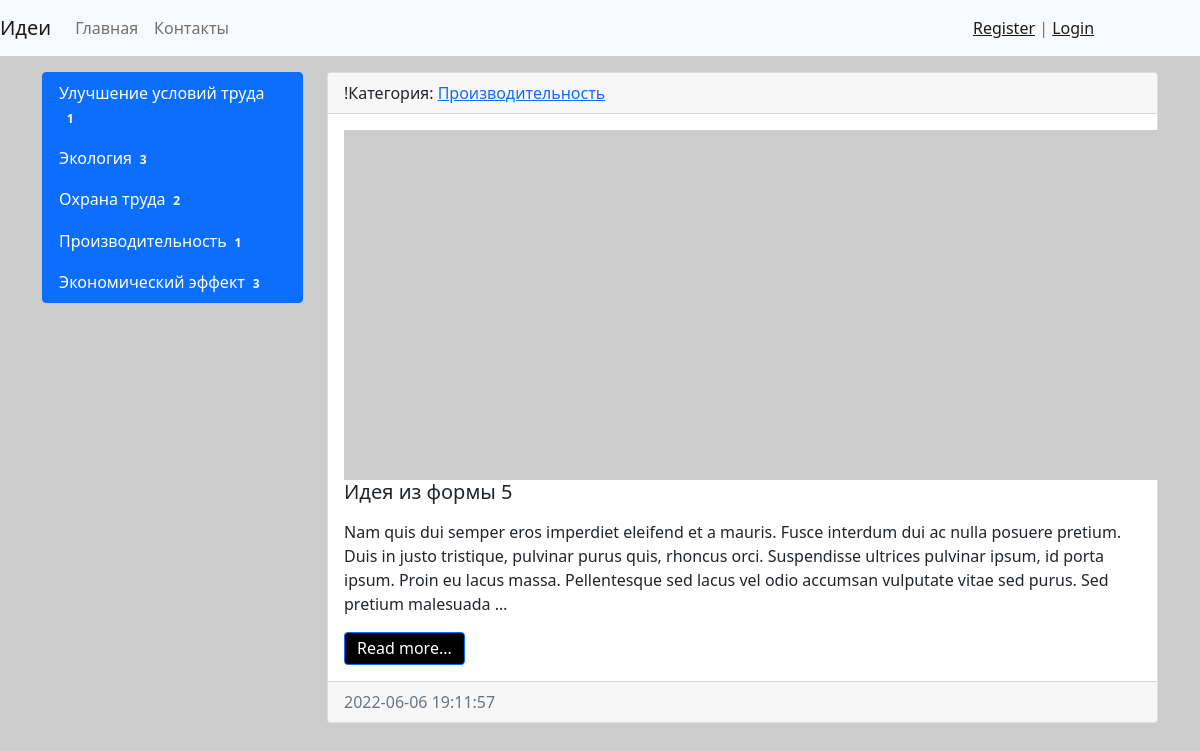
Page /category/4/ on the earlier database version.
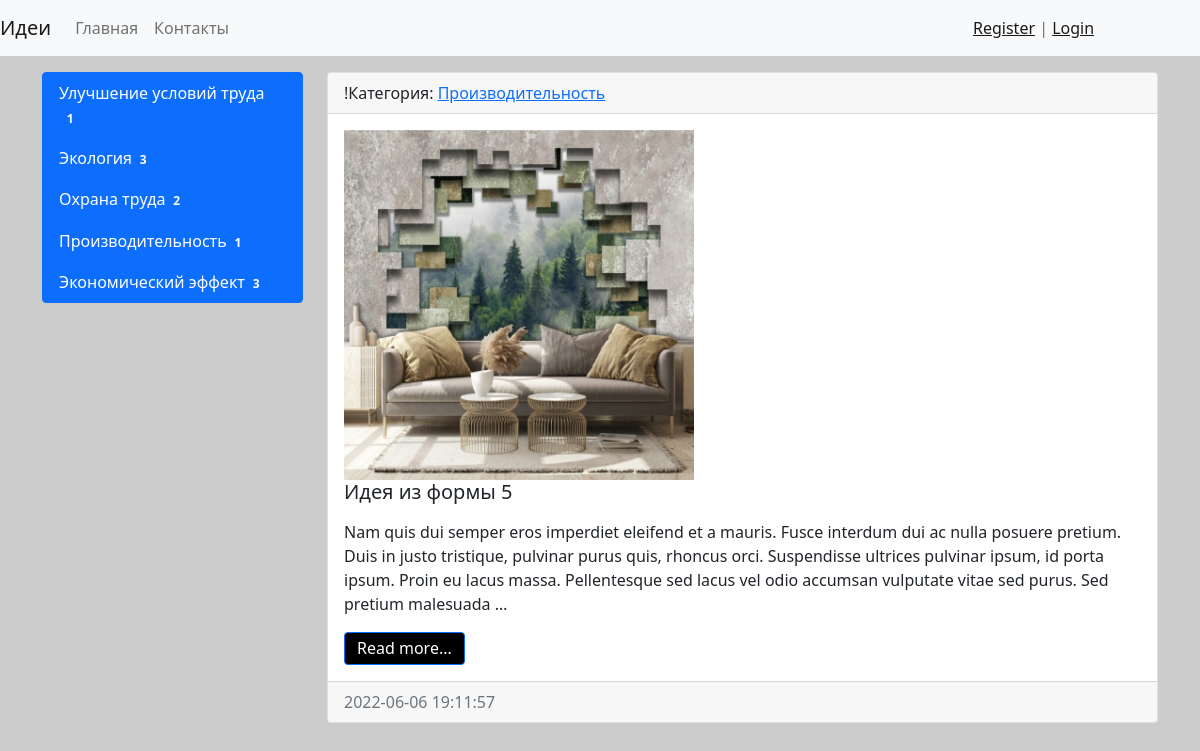
Same page on the later database version.
### collect/models.py (models this page shows, shortened)
class Collect(models.Model):
    title = models.CharField(max_length=150, verbose_name='Наименование идеи')
    description = models.TextField(blank=True, verbose_name='Описание текущей ситуации (недостатки)')
    offer = models.TextField(blank=True, verbose_name='Предложение по улучшению')
    result = models.TextField(blank=True, verbose_name='Ожидаемый результат')
    created_at = models.DateTimeField(auto_now_add=True,verbose_name='Дата создания' )
    updated_at = models.DateTimeField(auto_now=True, verbose_name='Дата обновления')
    photo = models.ImageField(upload_to='photos/%Y/%m/%d/', verbose_name='Фото', blank=True)
    is_published = models.BooleanField(default=True, verbose_name='Опубликовано')
    category = models.ForeignKey('Category', on_delete=models.PROTECT, verbose_name='Наименование категории эффекта')
    views = models.IntegerField(default=0)
    def get_absolute_url(self):
        return reverse('view_collect', kwargs={"pk": self.pk})
    class Meta:
        verbose_name = 'Идея'
        verbose_name_plural = 'Идеи'
        ordering = ['-created_at']

class Category(models.Model):
    title = models.CharField(max_length=150, db_index=True, verbose_name='Наименование категории эффекта')
    def get_absolute_url(self):
        return reverse('category', kwargs={"category_id": self.pk})
    def __str__(self):
        return self.title
    class Meta:
        verbose_name = 'Категория'
        verbose_name_plural = 'Категории'
        ordering = ['title']

### collect/views.py (the view)
# urls.py: path('category/<int:category_id>/',CollectByCategory.as_view(), name='category'),
class CollectByCategory(MyMixin, ListView):
    model = Collect
    template_name = 'news/home_news_list.html'
    context_object_name = 'collect'
    allow_empty = False
    paginate_by = 2
    def get_context_data(self, *, object_list=None, **kwargs):
        context = super().get_context_data(** kwargs)
        context['title'] = self.get_upper(Category.objects.get(pk=self.kwargs['category_id']))
        return context
    def get_queryset(self):
        return Collect.objects.filter(category_id=self.kwargs['category_id'], is_published=True).select_related('category')

### collect/templatetags/collect_tags.py (called while the page is built)
@register.inclusion_tag('collect/list_categories.html')
def show_categories(arg1='Hello', arg2='world'):
    categories = Category.objects.annotate(cnt=Count('collect',filter=F('collect__is_published'))).filter(cnt__gt=0)
    return {"categories": categories, "arg1": arg1, "arg2": arg2}

### collect/utils.py (called while the page is built)
    def get_upper(self, s):
        if isinstance(s, str):
            return s.upper()
        else:
            return s.title.upper()

### collect/templates/collect/collect_list.html (shortened to what this page needs)
{% extends 'base.html' %}
{% block sidebar %}
{% include 'inc/_sidebar.html' %}
{% endblock %}
{% block content %}
{% for item in object_list %}
<div class="card mb-3">
    <div class="card-header">
        !Категория: <a href="{{ item.category.get_absolute_url }}">{{ item.category }}</a>
    </div>
    <div class="card-body">
        <div class="media">
            {% if item.photo %}
            <img src="{{ item.photo.url }}" alt="" width="350" class="mr-3">
            {% else %}
            <img src="https://picsum.photos/id/1060/350/235/?blur=2" alt="" class="mr-3">
            {% endif %}
            <div class="media-body">
                <h5 class="card-title">{{ item.title }}</h5>
                <p class="card-text">{{ item.description|safe|linebreaks|truncatewords:50 }}</p>
                <a href="{{ item.get_absolute_url }}" class="btn btn-primary">Read more...</a>
            </div>
        </div>
    </div>
    <div class="card-footer text-muted">
        {{ item.created_at|date:"Y-m-d H:i:s" }}
    </div>
</div>
{% endfor %}
{% endblock %}

Differences in the rows shown:
changed Collect "Идея из формы 5": photo: picture added
